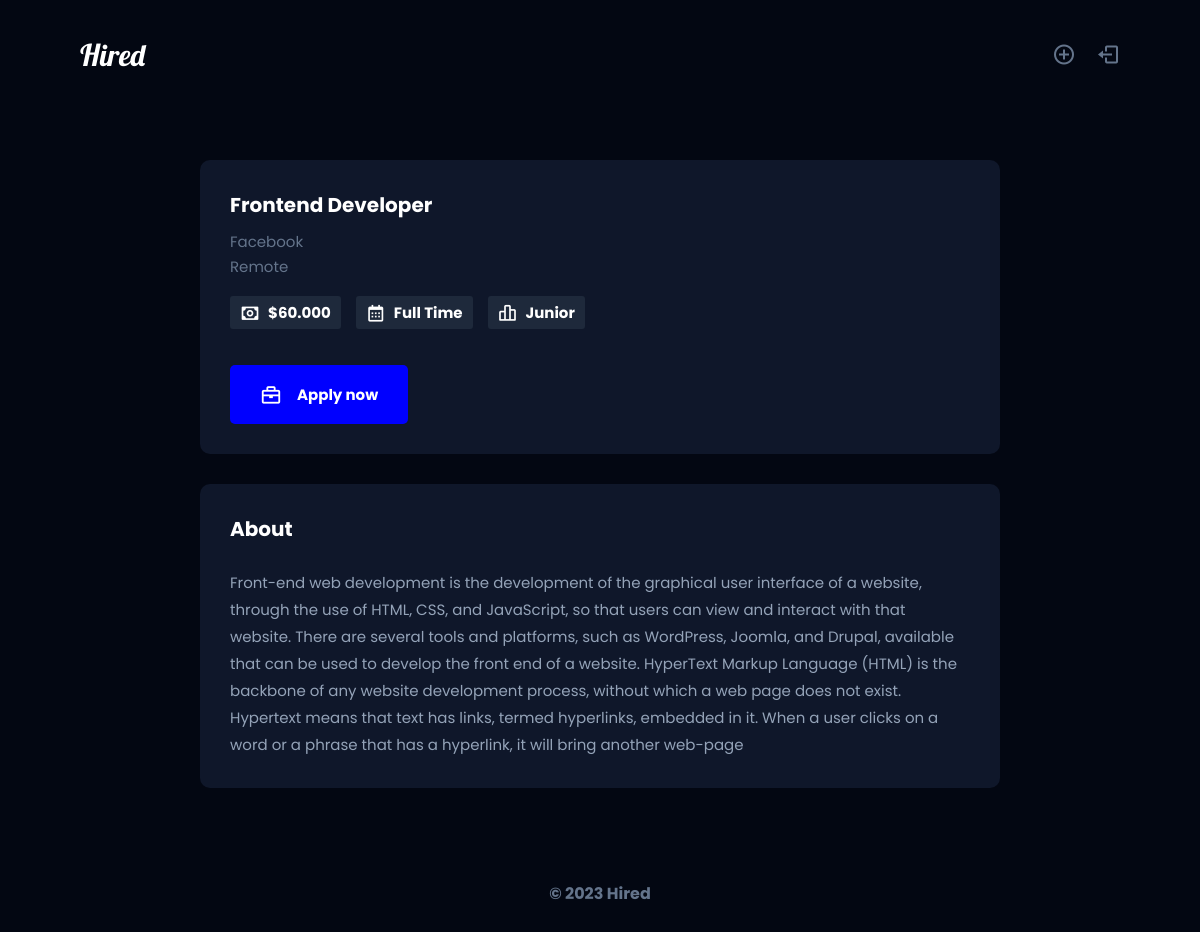
The app's page /app/pages/job.php?id=4 with its own data.
### tables this page shows
CREATE TABLE `jobs` (
  `id` int(11) NOT NULL,
  `title` varchar(255) NOT NULL,
  `company` varchar(255) NOT NULL,
  `location` varchar(255) NOT NULL,
  `salary` varchar(255) NOT NULL,
  `type` varchar(255) NOT NULL,
  `level` varchar(255) NOT NULL,
  `description` varchar(2000) NOT NULL
);

### app/pages/job.php (the view, shortened to what this page needs)
<?php
    include("../connect.php");
    if(isset($_GET["id"])) {
        $id = $_GET["id"];
        $sql = "SELECT * FROM `jobs` WHERE id = '$id'";
        $query = mysqli_query($connect, $sql);
        if($query) {
            $job = mysqli_fetch_assoc($query);
        }
    }
?>
<!DOCTYPE html>
<html lang="en">
<?php
    include("../components/head.php");
?>
<body style="background-color: #030712;">
    <?php include("../components/navbar.php") ?>
    <section id="job">
        <div class="job-flex">
            <div class="job-d">
                <b>About</b>
                <p><?php echo $job["description"] ?></p>
            </div>
            <div class="job-i">
            <p class="title"><?php echo $job["title"] ?></p>
                <p class="company"><?php echo $job["company"] ?></p>
                <p class="location" style="margin-top: 2px;"><?php echo $job["location"] ?></p>
                <div class="j-icons">
                    <div>
                        <i class='bx bx-money'></i>
                        <p>$<?php echo $job["salary"] ?></p>
                    </div>
                    <div>
                        <i class='bx bx-calendar'></i>
                        <p><?php echo $job["type"] ?></p>
                    </div>
                    <div>
                        <i class='bx bx-bar-chart-alt-2'></i>
                        <p><?php echo $job["level"] ?></p>
                    </div>
                </div>
                <a href="#" class="apply">
                    <i class='bx bx-briefcase'></i>
                    <span>Apply now</span>
                </a>
            </div>
        </div>
    </section>
    <?php include("../components/footer.php") ?>
</body>
</html>

### app/styles/style.css (style rules this page uses)
* { margin: 0; padding: 0; text-decoration: none; list-style: none; box-sizing: border-box; font-family: "Poppins", sans-serif; }

### app/styles/homepage.css (style rules this page uses)
* { margin: 0; padding: 0; text-decoration: none; list-style: none; box-sizing: border-box; font-family: "Poppins", sans-serif; }
.title { overflow: hidden; text-overflow: ellipsis; display: -webkit-box; -webkit-line-clamp: 1; -webkit-box-orient: vertical; font-weight: 700; margin-bottom: 10px; font-size: 20px; }
.company, .location { color: #64748b; }
.j-icons { display: flex; align-items: center; gap: 15px; margin-top: 18px; font-weight: 700; }
.j-icons div { background-color: #1e293b; display: flex; align-items: center; gap: 8px; padding: 5px 10px; border-radius: 3px; }
.j-icons div i { font-size: 20px; }

### app/styles/job.css (style rules this page uses)
* { margin: 0; padding: 0; text-decoration: none; list-style: none; box-sizing: border-box; font-family: "Poppins", sans-serif; }
#job { color: white; padding: 50px 115px; }
.job-flex { display: flex; justify-content: center; align-items: flex-start; gap: 30px; }
.job-d { background-color: #0f172a; color: #94a3b8; padding: 30px; font-size: 15px; border-radius: 10px; max-width: 500px; }
.job-d b { color: white; display: flex; font-size: 20px; margin-bottom: 25px; }
.job-d p { line-height: 1.8em; }
.job-i { background-color: #0f172a; padding: 30px; font-size: 15px; border-radius: 10px; }
.apply { background-color: blue; color: white; display: flex; align-items: center; width: fit-content; gap: 15px; border-radius: 5px; margin-top: 36px; padding: 18px 30px; font-weight: 700; transition: 0.3s; }
.apply i { font-size: 22px; }
@media (max-width: 1200px) { #job { padding: 50px 80px; } }
@media (max-width: 1200px) { .job-flex { flex-wrap: wrap-reverse; } }
@media (max-width: 1200px) { .job-d { max-width: 800px; } }
@media (max-width: 1200px) { .job-i { width: 800px; } }

### app/styles/add.css (style rules this page uses)
* { margin: 0; padding: 0; text-decoration: none; list-style: none; box-sizing: border-box; font-family: "Poppins", sans-serif; }

### records on screen
jobs: description "Front-end web development is the development of the graphical user interface of a website, through the use of HTML, CSS, and JavaScript, so that users can view and interact with that website. There are several tools and platforms, such as WordPress, Joomla, and Drupal, available that can be used to develop the front end of a website. HyperText Markup Language (HTML) is the backbone of any website development process, without which a web page does not exist. Hypertext means that text has links, termed hyperlinks, embedded in it. When a user clicks on a word or a phrase that has a hyperlink, it will bring another web-page", title "Frontend Developer", company "Facebook", location "Remote", salary "60.000", type "Full Time", level "Junior"
